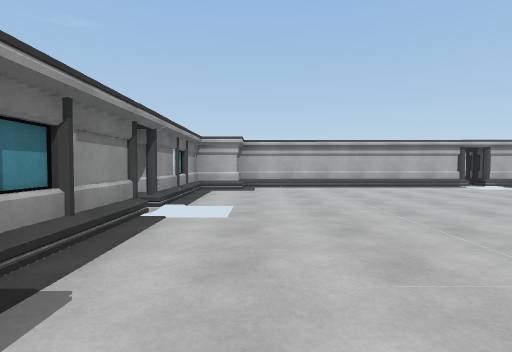
View 1 (above)

13 first-person views from a walk through a scene from a Unity 3-D project. The camera is 1.2 m above the floor, tilts 2° down and sees 80° across. The floor is counted in squares, 2 m on a side. Each view is taken from the middle of a square. On the plan, view 1 faces up. The plan holds only what a view shows up to about 9 squares ahead; the rest is blank. The place goes on beyond the plan. Door leaves are left out, so doorways stand open.

View 2
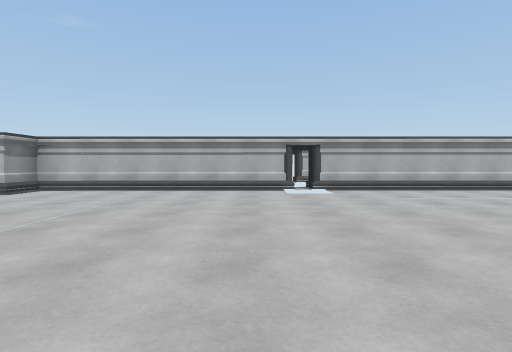

View 3
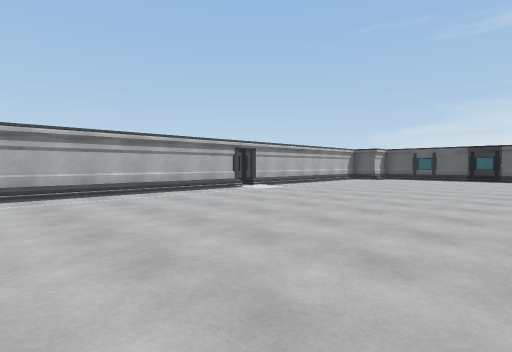

View 4
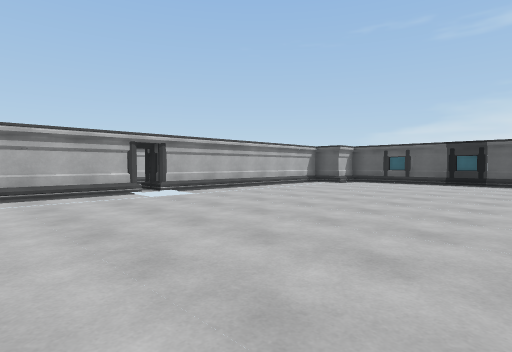

View 5
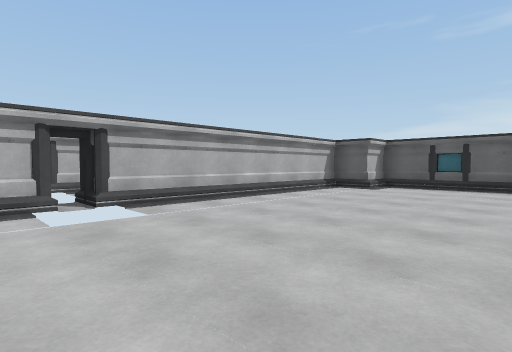

View 6
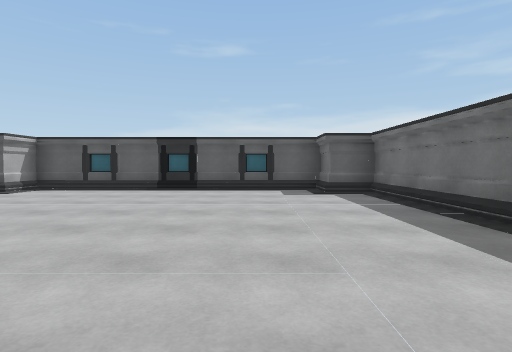

View 7
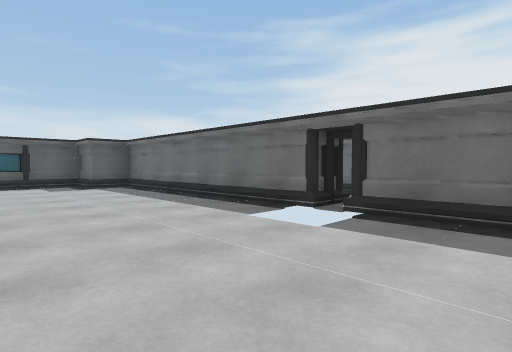

View 8
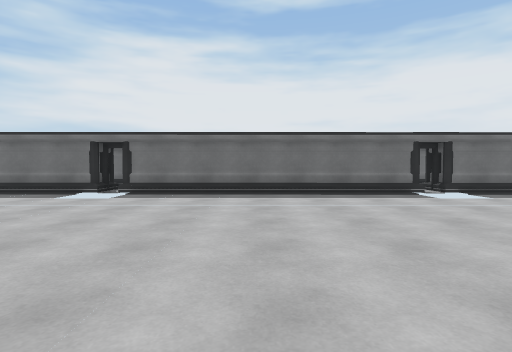

View 9
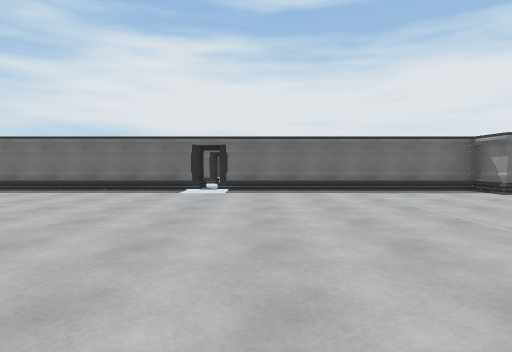

View 10
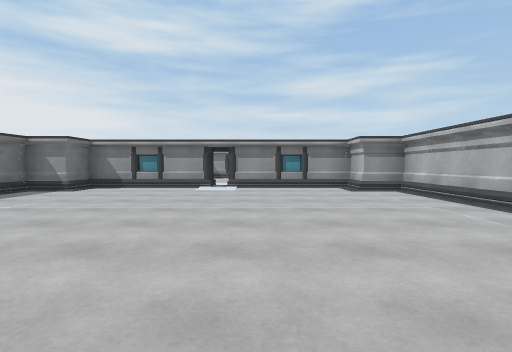

View 11
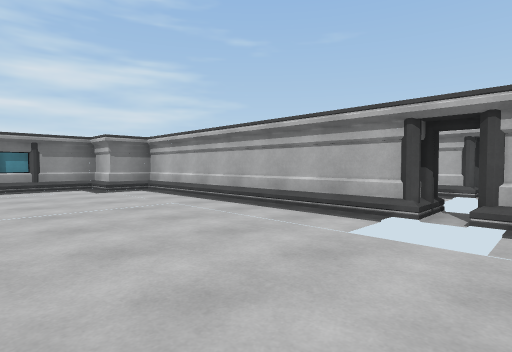

View 12
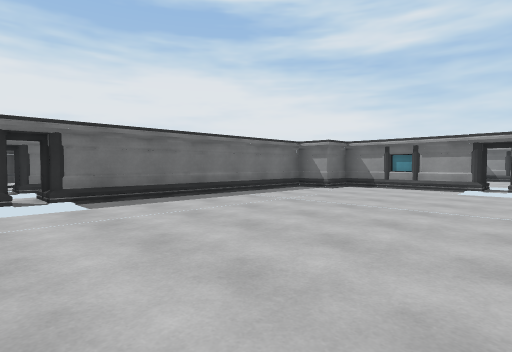

View 13
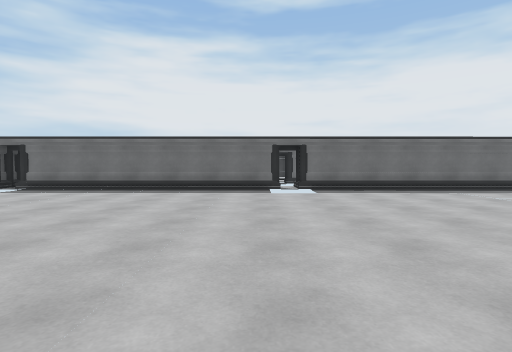

### Floor plan
Points are (right, up) in squares from view 1. A wall is a line through its corners. A room is listed if a view was taken in it or the views show most of it. See-through windows are left out.
Room 1 (views 1, 2, 3, 4, 5, 6, 7, 8, 9, 10, 11, 12, 13)
walls: (12.9, 8.6) (6.5, 8.6); (13.4, -0.7) (19.8, -0.7) (19.8, 0.4) (20.7, 0.4); (6.4, -0.7) (13, -0.7); (6.5, 8.9) (5.8, 8.9); (13.6, 8.9) (12.9, 8.9); (5.9, 8.6) (-0.5, 8.6) (-0.5, 7.6) (-1.5, 7.6) (-1.5, 4.2); (20.7, 7.6) (19.8, 7.6) (19.8, 8.6) (13.4, 8.6); (20.8, 0.4) (20.8, 7.6); (-1.5, 3.7) (-1.5, 0.4) (-0.5, 0.4) (-0.5, -0.7) (5.9, -0.7); (-1.8, 4.2) (-1.8, 3.6)
low walls: (20.7, 0.4) (20.7, 7.6)

Where each view was taken, in squares from view 1:
view 1: 0 up, 0 right, facing up
view 2: 1 up, 5 right, facing up
view 3: 2 up, 7 right, facing up-right
view 4: 2 up, 10 right, facing up-right
view 5: 4 up, 12 right, facing up-right
view 6: 2 up, 13 right, facing right
view 7: 3 up, 11 right, facing down-right
view 8: 6 up, 10 right, facing down
view 9: 7 up, 5 right, facing down
view 10: 5 up, 7 right, facing left
view 11: 5 up, 7 right, facing up-left
view 12: 5 up, 7 right, facing down-left
view 13: 7 up, 7 right, facing down
